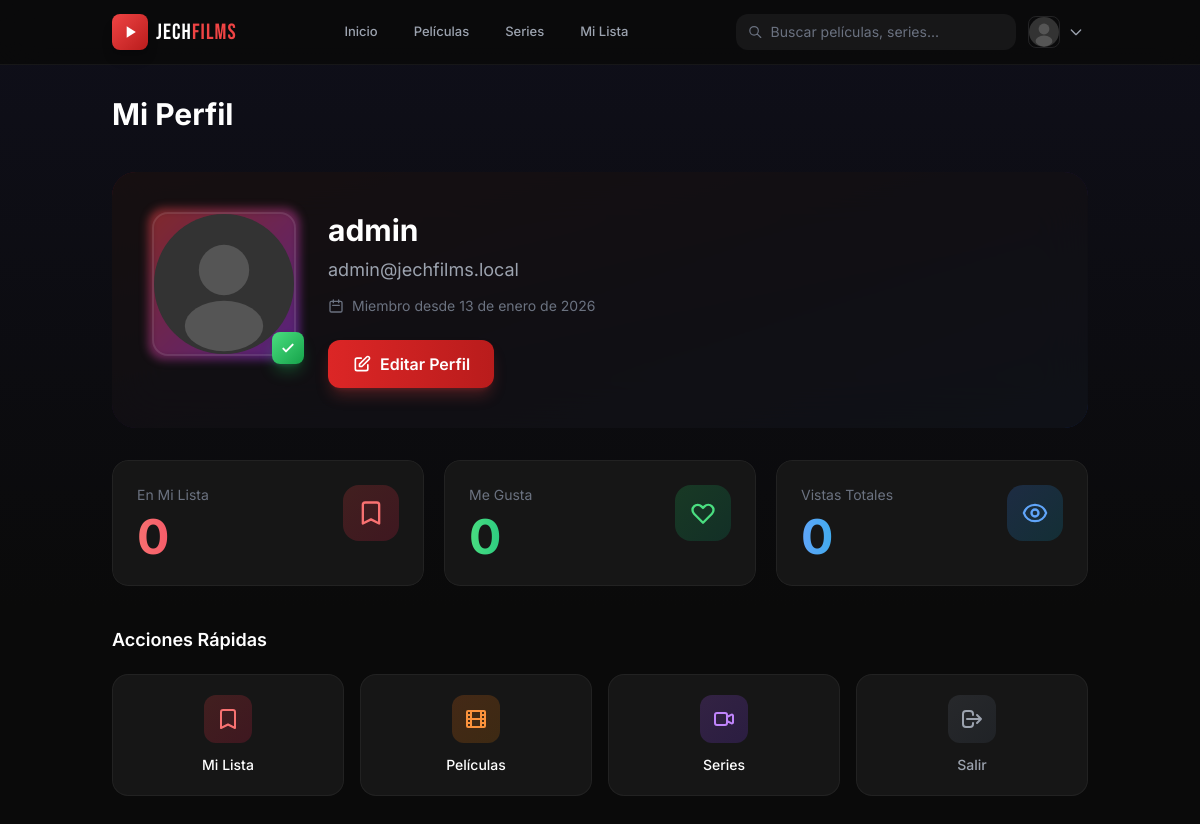
Screenshot of /profile (signed in) with the database file from the repository.
### tables this page shows
CREATE TABLE users (
    id INT PRIMARY KEY AUTO_INCREMENT,
    username VARCHAR(50) NOT NULL UNIQUE,
    email VARCHAR(100) NOT NULL UNIQUE,
    password VARCHAR(255) NOT NULL,
    avatar VARCHAR(255) DEFAULT NULL,
    role ENUM('user', 'admin') DEFAULT 'user',
    created_at TIMESTAMP DEFAULT CURRENT_TIMESTAMP,
    updated_at TIMESTAMP DEFAULT CURRENT_TIMESTAMP ON UPDATE CURRENT_TIMESTAMP,
    
    INDEX idx_email (email),
    INDEX idx_role (role)
);

### controllers/ProfileController.php (called while the page is built, shortened)
<?php
class ProfileController {
    private User $userModel;
    public function __construct() {
        $this->userModel = new User();
    }
    public function index(): void {
        $user = $this->userModel->find(userId());
        require_once VIEWS_PATH . '/profile/index.php';
    }
}

### public/index.php (called while the page is built, shortened)
<?php
require_once __DIR__ . '/../config/database.php';
require_once __DIR__ . '/../helpers/functions.php';
require_once __DIR__ . '/../helpers/auth.php';
$requestUri = $_SERVER['REQUEST_URI'];
$basePath = parse_url(BASE_URL, PHP_URL_PATH) ?: '';
$path = str_replace($basePath, '', parse_url($requestUri, PHP_URL_PATH));
$path = trim($path, '/');
$segments = explode('/', $path);
$action = $segments[1] ?? 'index';
$params = array_slice($segments, 2);
$controllerInstance = new $className();
call_user_func_array([$controllerInstance, $action], $params);

### config/database.php (called while the page is built, shortened)
<?php
function getConnection(): PDO {
    static $pdo = null;
    if ($pdo === null) {
        $dsn = sprintf(
            'mysql:host=%s;dbname=%s;charset=%s',
            DB_HOST,
            DB_NAME,
            DB_CHARSET
        );
        $options = [
            PDO::ATTR_ERRMODE => PDO::ERRMODE_EXCEPTION,
            PDO::ATTR_DEFAULT_FETCH_MODE => PDO::FETCH_ASSOC,
            PDO::ATTR_EMULATE_PREPARES => false,
        ];
        try {
            $pdo = new PDO($dsn, DB_USER, DB_PASS, $options);
        } catch (PDOException $e) {
            die('Error de conexión a la base de datos. Por favor, verifica la configuración.');
        }
    }
    return $pdo;
}

### helpers/auth.php (called while the page is built, shortened)
<?php
function userId(): ?int {
    return $_SESSION['user_id'] ?? null;
}

### models/Model.php (called while the page is built, shortened)
<?php
abstract class Model {
    protected PDO $db;
    protected string $table;
    protected string $primaryKey = 'id';
    public function __construct() {
        $this->db = getConnection();
    }
    public function find(int $id): ?array {
        $sql = "SELECT * FROM {$this->table} WHERE {$this->primaryKey} = :id LIMIT 1";
        $stmt = $this->db->prepare($sql);
        $stmt->execute(['id' => $id]);
        $result = $stmt->fetch();
        return $result ?: null;
    }
}

### helpers/functions.php (called while the page is built, shortened)
<?php
function e(string $string): string {
    return htmlspecialchars($string, ENT_QUOTES, 'UTF-8');
}
function url(string $path = ''): string {
    return rtrim(BASE_URL, '/') . '/' . ltrim($path, '/');
}
function formatDate(string $date): string {
    $timestamp = strtotime($date);
    $months = [
        1 => 'enero', 2 => 'febrero', 3 => 'marzo', 4 => 'abril',
        5 => 'mayo', 6 => 'junio', 7 => 'julio', 8 => 'agosto',
        9 => 'septiembre', 10 => 'octubre', 11 => 'noviembre', 12 => 'diciembre'
    ];
    $day = date('j', $timestamp);
    $month = $months[(int)date('n', $timestamp)];
    $year = date('Y', $timestamp);
    return "$day de $month de $year";
}
function avatarUrl(?string $avatar): string {
    return url('assets/images/default-avatar.svg');
}

### views/profile/index.php (the view, shortened to what this page needs)
<div class="pt-24 pb-16 min-h-screen">
    <div class="container mx-auto px-6">
        <h1 class="text-3xl font-bold mb-10">Mi Perfil</h1>
        <div class="relative overflow-hidden rounded-3xl">
            <div class="absolute inset-0 bg-gradient-to-br from-red-600/20 via-purple-600/10 to-blue-600/20"></div>
            <div class="absolute inset-0 bg-[#0f0f0f]/80 backdrop-blur-xl"></div>
            <div class="relative p-8 md:p-10">
                <div class="flex flex-col md:flex-row items-center md:items-start gap-8">
                    <div class="relative group">
                        <img
                            src="<?= avatarUrl($user['avatar']) ?>"
                            alt="Avatar"
                            class="relative w-36 h-36 rounded-2xl object-cover border-2 border-white/10"
                        >
                        <div class="absolute -bottom-2 -right-2 w-8 h-8 bg-gradient-to-br from-green-400 to-green-600 rounded-lg flex items-center justify-center shadow-lg shadow-green-500/30">
                            <svg class="w-4 h-4 text-white" fill="none" stroke="currentColor" viewBox="0 0 24 24">
                                <path stroke-linecap="round" stroke-linejoin="round" stroke-width="3" d="M5 13l4 4L19 7"/>
                            </svg>
                        </div>
                    </div>
                    <div class="flex-1 text-center md:text-left">
                        <h2 class="text-3xl font-bold mb-2"><?= e($user['username']) ?></h2>
                        <p class="text-gray-400 text-lg mb-3"><?= e($user['email']) ?></p>
                        <div class="flex items-center justify-center md:justify-start gap-2 text-sm text-gray-500 mb-6">
                            <svg class="w-4 h-4" fill="none" stroke="currentColor" viewBox="0 0 24 24">
                                <path stroke-linecap="round" stroke-linejoin="round" stroke-width="2" d="M8 7V3m8 4V3m-9 8h10M5 21h14a2 2 0 002-2V7a2 2 0 00-2-2H5a2 2 0 00-2 2v12a2 2 0 002 2z"/>
                            </svg>
                            Miembro desde <?= formatDate($user['created_at']) ?>
                        </div>
                        <a href="<?= url('profile/edit') ?>"
                           class="inline-flex items-center gap-2 bg-gradient-to-r from-red-600 to-red-700 hover:from-red-500 hover:to-red-600 px-6 py-3 rounded-xl font-semibold transition shadow-lg shadow-red-500/25">
                            <svg class="w-5 h-5" fill="none" stroke="currentColor" viewBox="0 0 24 24">
                                <path stroke-linecap="round" stroke-linejoin="round" stroke-width="2" d="M11 5H6a2 2 0 00-2 2v11a2 2 0 002 2h11a2 2 0 002-2v-5m-1.414-9.414a2 2 0 112.828 2.828L11.828 15H9v-2.828l8.586-8.586z"/>
                            </svg>
                            Editar Perfil
                        </a>
                    </div>
                </div>
            </div>
        </div>
        <div class="grid grid-cols-1 md:grid-cols-3 gap-5 mt-8">
            <div class="group relative overflow-hidden rounded-2xl">
                <div class="relative bg-[#161616] border border-white/5 rounded-2xl p-6 group-hover:border-red-500/30 transition-colors">
                    <div class="flex items-start justify-between">
                        <div>
                            <p class="text-sm text-gray-500 mb-2">En Mi Lista</p>
                            <p class="text-5xl font-bold bg-gradient-to-r from-red-400 to-rose-500 bg-clip-text text-transparent"><?= $stats['list_count'] ?? 0 ?></p>
                        </div>
                        <div class="w-14 h-14 rounded-2xl bg-gradient-to-br from-red-500/20 to-rose-600/20 flex items-center justify-center group-hover:scale-110 transition-transform">
                            <svg class="w-7 h-7 text-red-400" fill="none" stroke="currentColor" viewBox="0 0 24 24">
                                <path stroke-linecap="round" stroke-linejoin="round" stroke-width="2" d="M5 5a2 2 0 012-2h10a2 2 0 012 2v16l-7-3.5L5 21V5z"/>
                            </svg>
                        </div>
                    </div>
                </div>
            </div>
            <div class="group relative overflow-hidden rounded-2xl">
                <div class="relative bg-[#161616] border border-white/5 rounded-2xl p-6 group-hover:border-green-500/30 transition-colors">
                    <div class="flex items-start justify-between">
                        <div>
                            <p class="text-sm text-gray-500 mb-2">Me Gusta</p>
                            <p class="text-5xl font-bold bg-gradient-to-r from-green-400 to-emerald-500 bg-clip-text text-transparent"><?= $stats['likes_count'] ?? 0 ?></p>
                        </div>
                        <div class="w-14 h-14 rounded-2xl bg-gradient-to-br from-green-500/20 to-emerald-600/20 flex items-center justify-center group-hover:scale-110 transition-transform">
                            <svg class="w-7 h-7 text-green-400" fill="none" stroke="currentColor" viewBox="0 0 24 24">
                                <path stroke-linecap="round" stroke-linejoin="round" stroke-width="2" d="M4.318 6.318a4.5 4.5 0 000 6.364L12 20.364l7.682-7.682a4.5 4.5 0 00-6.364-6.364L12 7.636l-1.318-1.318a4.5 4.5 0 00-6.364 0z"/>
                            </svg>
                        </div>
                    </div>
                </div>
            </div>
            <div class="group relative overflow-hidden rounded-2xl">
                <div class="relative bg-[#161616] border border-white/5 rounded-2xl p-6 group-hover:border-blue-500/30 transition-colors">
                    <div class="flex items-start justify-between">
                        <div>
                            <p class="text-sm text-gray-500 mb-2">Vistas Totales</p>
                            <p class="text-5xl font-bold bg-gradient-to-r from-blue-400 to-cyan-500 bg-clip-text text-transparent"><?= $stats['views_count'] ?? 0 ?></p>
                        </div>
                        <div class="w-14 h-14 rounded-2xl bg-gradient-to-br from-blue-500/20 to-cyan-600/20 flex items-center justify-center group-hover:scale-110 transition-transform">
                        </div>
                    </div>
                </div>
            </div>
        </div>
        <div class="mt-10">
            <h3 class="text-lg font-semibold mb-5">Acciones Rápidas</h3>
            <div class="grid grid-cols-2 md:grid-cols-4 gap-4">
                <a href="<?= url('list') ?>" class="group bg-[#161616] rounded-2xl border border-white/5 p-5 hover:border-red-500/30 transition-all flex flex-col items-center text-center gap-3">
                    <div class="w-12 h-12 rounded-xl bg-gradient-to-br from-red-500/20 to-rose-600/20 flex items-center justify-center group-hover:scale-110 transition-transform">
                        <svg class="w-6 h-6 text-red-400" fill="none" stroke="currentColor" viewBox="0 0 24 24">
                            <path stroke-linecap="round" stroke-linejoin="round" stroke-width="2" d="M5 5a2 2 0 012-2h10a2 2 0 012 2v16l-7-3.5L5 21V5z"/>
                        </svg>
                    </div>
                    <span class="text-sm font-medium">Mi Lista</span>
                </a>
                <a href="<?= url('movies') ?>" class="group bg-[#161616] rounded-2xl border border-white/5 p-5 hover:border-orange-500/30 transition-all flex flex-col items-center text-center gap-3">
                    <div class="w-12 h-12 rounded-xl bg-gradient-to-br from-orange-500/20 to-amber-600/20 flex items-center justify-center group-hover:scale-110 transition-transform">
                        <svg class="w-6 h-6 text-orange-400" fill="none" stroke="currentColor" viewBox="0 0 24 24">
                            <path stroke-linecap="round" stroke-linejoin="round" stroke-width="2" d="M7 4v16M17 4v16M3 8h4m10 0h4M3 12h18M3 16h4m10 0h4M4 20h16a1 1 0 001-1V5a1 1 0 00-1-1H4a1 1 0 00-1 1v14a1 1 0 001 1z"/>
                        </svg>
                    </div>
                    <span class="text-sm font-medium">Películas</span>
                </a>
                <a href="<?= url('series') ?>" class="group bg-[#161616] rounded-2xl border border-white/5 p-5 hover:border-purple-500/30 transition-all flex flex-col items-center text-center gap-3">
                    <div class="w-12 h-12 rounded-xl bg-gradient-to-br from-purple-500/20 to-violet-600/20 flex items-center justify-center group-hover:scale-110 transition-transform">
                        <svg class="w-6 h-6 text-purple-400" fill="none" stroke="currentColor" viewBox="0 0 24 24">
                            <path stroke-linecap="round" stroke-linejoin="round" stroke-width="2" d="M15 10l4.553-2.276A1 1 0 0121 8.618v6.764a1 1 0 01-1.447.894L15 14M5 18h8a2 2 0 002-2V8a2 2 0 00-2-2H5a2 2 0 00-2 2v8a2 2 0 002 2z"/>
                        </svg>
                    </div>
                    <span class="text-sm font-medium">Series</span>
                </a>
                <a href="<?= url('logout') ?>" class="group bg-[#161616] rounded-2xl border border-white/5 p-5 hover:border-gray-500/30 transition-all flex flex-col items-center text-center gap-3">
                    <div class="w-12 h-12 rounded-xl bg-gradient-to-br from-gray-500/20 to-slate-600/20 flex items-center justify-center group-hover:scale-110 transition-transform">
                        <svg class="w-6 h-6 text-gray-400" fill="none" stroke="currentColor" viewBox="0 0 24 24">
                            <path stroke-linecap="round" stroke-linejoin="round" stroke-width="2" d="M17 16l4-4m0 0l-4-4m4 4H7m6 4v1a3 3 0 01-3 3H6a3 3 0 01-3-3V7a3 3 0 013-3h4a3 3 0 013 3v1"/>
                        </svg>
                    </div>
                    <span class="text-sm font-medium text-gray-400">Salir</span>
                </a>
            </div>
        </div>
    </div>
</div>
<?php
require_once VIEWS_PATH . '/layouts/main.php';
?>

### public/css/app.css (style rules this page uses)
a, button { transition: all 0.2s ease; }

### views/layouts/main.php (style rules this page uses)
body { font-family: 'Inter', system-ui, sans-serif; background: linear-gradient(180deg, #0f0f1a 0%, #0a0a0a 30%, #0a0a0a 100%); background-attachment: fixed; min-height: 100vh; }
html { height: 100%; }
body { display: flex; flex-direction: column; }

### rows the page displays
users: username "admin", email "admin@jechfilms.local", created_at "13 de enero de 2026"

### other values shown
$item[1] "Inicio"
$item[1] "Películas"
$item[1] "Series"
$item[1] "Mi Lista"
